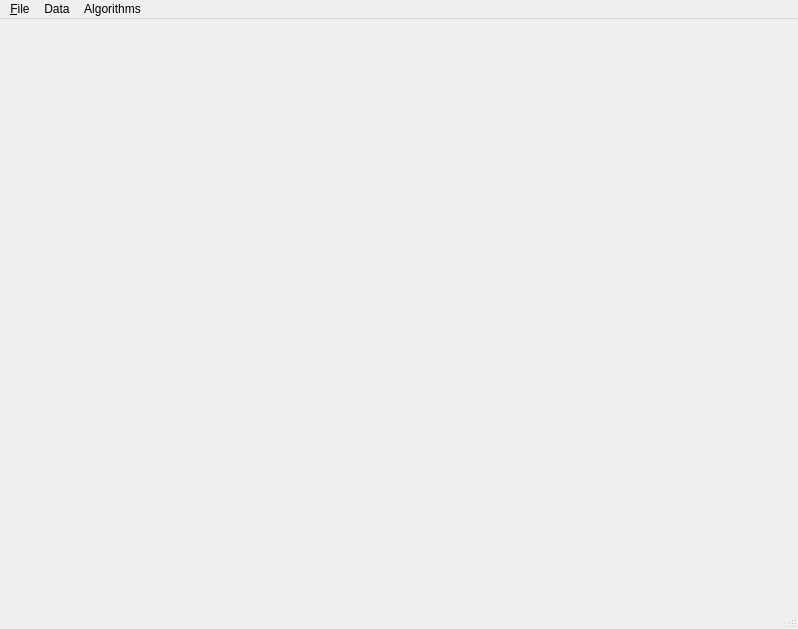
<ui version="4.0" >
 <author>Pierre Alliez</author>
 <class>MainWindow</class>
 <widget class="QMainWindow" name="MainWindow" >
  <property name="geometry" >
   <rect>
    <x>0</x>
    <y>0</y>
    <width>798</width>
    <height>629</height>
   </rect>
  </property>
  <property name="windowTitle" >
   <string>CGAL - 2D Delaunay refinement</string>
  </property>
  <widget class="QWidget" name="centralwidget" >
   <layout class="QGridLayout" >
    <item row="0" column="0" >
     <widget class="GlViewer" native="1" name="viewer" >
      <property name="locale" >
       <locale country="UnitedStates" language="English" />
      </property>
     </widget>
    </item>
   </layout>
  </widget>
  <widget class="QStatusBar" name="statusbar" />
  <widget class="QMenuBar" name="menubar" >
   <property name="geometry" >
    <rect>
     <x>0</x>
     <y>0</y>
     <width>798</width>
     <height>22</height>
    </rect>
   </property>
   <widget class="QMenu" name="menuFile" >
    <property name="title" >
     <string>&amp;File</string>
    </property>
    <addaction name="actionLoad" />
    <addaction name="separator" />
    <addaction name="actionQuit" />
   </widget>
   <widget class="QMenu" name="menuData" >
    <property name="title" >
     <string>Data</string>
    </property>
    <addaction name="actionBox" />
    <addaction name="actionCircle" />
    <addaction name="actionClear" />
   </widget>
   <widget class="QMenu" name="menuAlgorithms" >
    <property name="title" >
     <string>Algorithms</string>
    </property>
    <addaction name="actionDelaunay_conforming" />
    <addaction name="actionGabriel_conforming" />
    <addaction name="separator" />
    <addaction name="actionRefine" />
   </widget>
   <addaction name="menuFile" />
   <addaction name="menuData" />
   <addaction name="menuAlgorithms" />
  </widget>
  <action name="actionQuit" >
   <property name="text" >
    <string>Quit</string>
   </property>
   <property name="shortcut" >
    <string>Ctrl+Q</string>
   </property>
  </action>
  <action name="actionClear" >
   <property name="icon" >
    <iconset>
     <normaloff>icons/fileNew.png</normaloff>icons/fileNew.png</iconset>
   </property>
   <property name="text" >
    <string>Clear</string>
   </property>
   <property name="statusTip" >
    <string>Clear</string>
   </property>
   <property name="shortcut" >
    <string>Space</string>
   </property>
  </action>
  <action name="actionLoad" >
   <property name="icon" >
    <iconset>
     <normaloff>icons/fileOpen.png</normaloff>icons/fileOpen.png</iconset>
   </property>
   <property name="text" >
    <string>Load</string>
   </property>
   <property name="statusTip" >
    <string>Load PSLG</string>
   </property>
   <property name="shortcut" >
    <string>Ctrl+O</string>
   </property>
  </action>
  <action name="actionBox" >
   <property name="text" >
    <string>Box</string>
   </property>
  </action>
  <action name="actionRefine" >
   <property name="text" >
    <string>Refine</string>
   </property>
  </action>
  <action name="actionCircle" >
   <property name="text" >
    <string>Circle</string>
   </property>
  </action>
  <action name="actionDelaunay_conforming" >
   <property name="text" >
    <string>Delaunay conforming</string>
   </property>
  </action>
  <action name="actionGabriel_conforming" >
   <property name="text" >
    <string>Gabriel conforming</string>
   </property>
  </action>
 </widget>
 <customwidgets>
  <customwidget>
   <class>GlViewer</class>
   <extends>QWidget</extends>
   <header>glviewer.h</header>
   <container>1</container>
  </customwidget>
 </customwidgets>
 <resources/>
 <connections/>
</ui>
